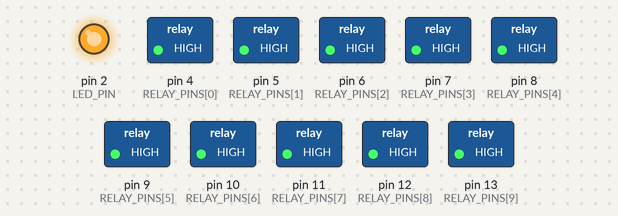
The sketch below on a simulated Arduino Uno, built with avr-gcc and run on an emulated ATmega328P. On the bench: switched loads named in the sketch (green lamp = pin HIGH), output pins drawn as LEDs (lit = HIGH). What the sketch prints to the serial monitor is not drawn.

Above: at 4.0 s.
At 7.0 s:
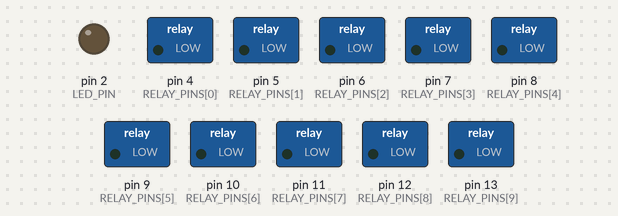
Timing chart, 0 to 10.4 s (numbered marks = the images above):
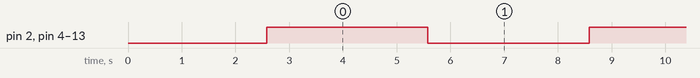

Measured:
- by itself, pin 2 (LED_PIN), pin 4 (RELAY_PINS[0]), pin 5 (RELAY_PINS[1]), pin 6 (RELAY_PINS[2]), pin 7 (RELAY_PINS[3]), pin 8 (RELAY_PINS[4]), pin 9 (RELAY_PINS[5]), pin 10 (RELAY_PINS[6]), pin 11 (RELAY_PINS[7]), pin 12 (RELAY_PINS[8]), pin 13 (RELAY_PINS[9]): alternates HIGH for 3.0 s and LOW for 3.0 s

The sketch:

BliqEsp32_TesteReles.ino
```cpp
// ============================================================
//  BliqEsp32_TesteReles — Liga/desliga todos os relés simultaneamente
//  Placa: LIPXTECH "Angelo" — ESP32-S3 10-CHANNEL RELAY CONTROLLER
//
//  Aciona RL1..RL10 juntos por 3 segundos, desliga por 3 segundos,
//  e repete em loop. Log completo no Serial Monitor (115200 baud).
//
//  Objetivo: validar fiação, drivers ULN2003 e fonte de alimentação
//  sob carga (todos os relés puxando corrente ao mesmo tempo).
// ============================================================

#define RELAY_COUNT 10
#define LED_PIN 2
#define ON_DURATION_MS 3000
#define OFF_DURATION_MS 3000

// Mesma pinagem de BliqEsp32_Angelo.ino (BOARD_TIPO=1)
const uint8_t RELAY_PINS[RELAY_COUNT] = {
  4,   // RELAY_1  → MCU_C1
  5,   // RELAY_2  → MCU_C2
  6,   // RELAY_3  → MCU_C3
  7,   // RELAY_4  → MCU_C4
  8,   // RELAY_5  → MCU_C5
  9,   // RELAY_6  → MCU_C6
  10,  // RELAY_7  → MCU_C7
  11,  // RELAY_8  → MCU_C8
  12,  // RELAY_9  → MCU_C9
  13   // RELAY_10 → MCU_C10
};

void writeAll(uint8_t level) {
  for (int i = 0; i < RELAY_COUNT; i++) {
    digitalWrite(RELAY_PINS[i], level);
  }
}

void setup() {
  for (int i = 0; i < RELAY_COUNT; i++) {
    pinMode(RELAY_PINS[i], OUTPUT);
    digitalWrite(RELAY_PINS[i], LOW);
  }
  pinMode(LED_PIN, OUTPUT);
  digitalWrite(LED_PIN, LOW);

  Serial.begin(115200);
  delay(500);

  Serial.println();
  Serial.println("╔══════════════════════════════════════════╗");
  Serial.println("║  BliqEsp32 — TESTE ALL ON / ALL OFF      ║");
  Serial.println("╠══════════════════════════════════════════╣");
  Serial.print  ("║  ON:  ");
  Serial.print(ON_DURATION_MS);
  Serial.println(" ms                             ║");
  Serial.print  ("║  OFF: ");
  Serial.print(OFF_DURATION_MS);
  Serial.println(" ms                             ║");
  Serial.print  ("║  Relés no teste: ");
  Serial.print(RELAY_COUNT);
  Serial.println("                       ║");
  Serial.println("╚══════════════════════════════════════════╝");
  Serial.println();

  Serial.println("[MAP] Mapeamento pino ↔ relé:");
  for (int i = 0; i < RELAY_COUNT; i++) {
    Serial.print("      RL");
    Serial.print(i + 1);
    Serial.print("  → GPIO");
    Serial.print(RELAY_PINS[i]);
    Serial.print("  (MCU_C");
    Serial.print(i + 1);
    Serial.println(")");
  }
  Serial.println();
  Serial.println("[INFO] Iniciando ciclo em 2s...");
  delay(2000);
}

void loop() {
  static uint32_t cycle = 1;

  Serial.print("[CICLO #");
  Serial.print(cycle);
  Serial.print("] >>> ALL ON  (RL1..RL");
  Serial.print(RELAY_COUNT);
  Serial.println(")");
  writeAll(HIGH);
  digitalWrite(LED_PIN, HIGH);
  delay(ON_DURATION_MS);

  Serial.print("[CICLO #");
  Serial.print(cycle);
  Serial.println("] <<< ALL OFF");
  writeAll(LOW);
  digitalWrite(LED_PIN, LOW);
  delay(OFF_DURATION_MS);

  cycle++;
}
```
